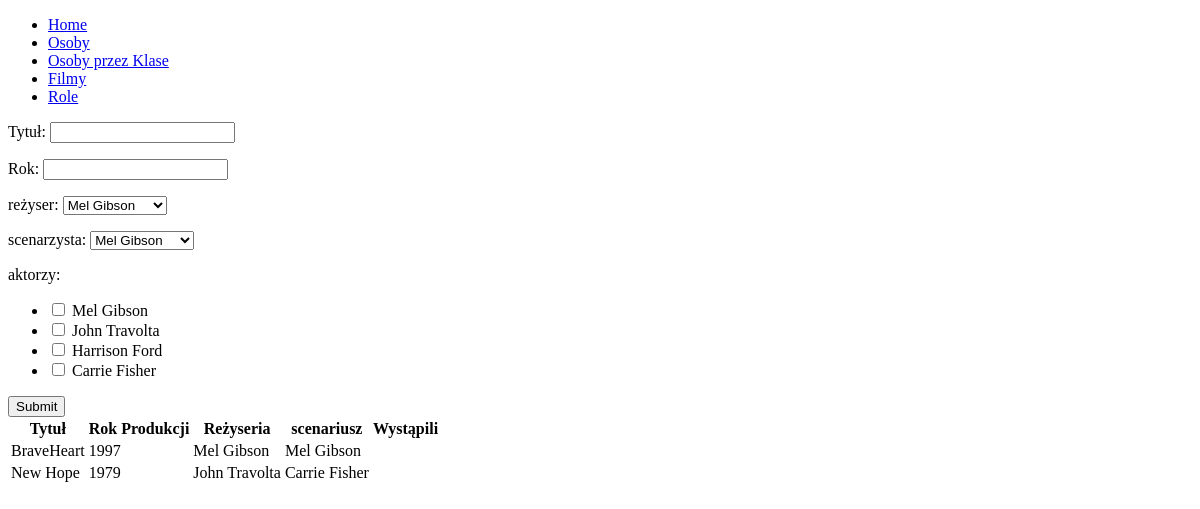
The app's page /movie/, older data.
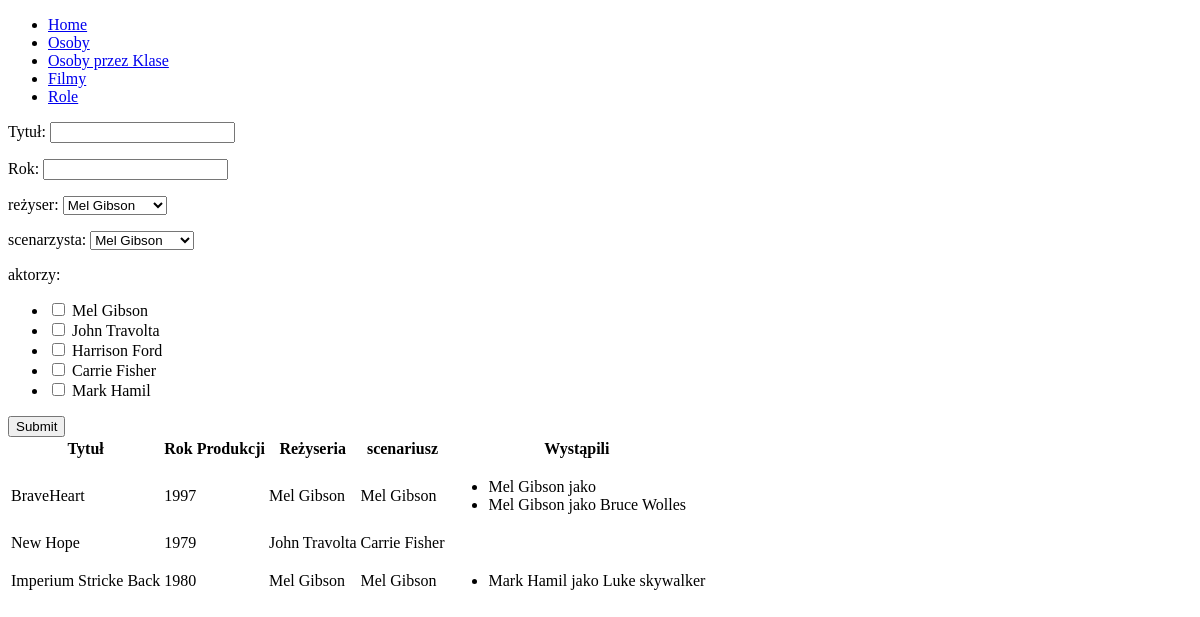
The same page, newer data.
### baza/models.py (models this page shows)
class Person(models.Model):
    first_name = models.CharField(max_length=32)
    last_name = models.CharField(max_length=32)
    def __str__(self):
        return f"{self.first_name} {self.last_name}"

class Movie(models.Model):
    title = models.CharField(max_length=100)
    year = models.IntegerField()
    director = models.ForeignKey(Person, on_delete=models.CASCADE, related_name="directed_by")
    screenplay = models.ForeignKey(Person, on_delete=models.CASCADE, related_name="writen_by")
    actors = models.ManyToManyField(Person, related_name='roles', through='Role')

class Role(models.Model):
    movie = models.ForeignKey(Movie, on_delete=models.CASCADE)
    person = models.ForeignKey(Person, on_delete=models.PROTECT)
    role = models.CharField(max_length=128)

### baza/views.py (the view, shortened to what this page needs)
# urls.py: path("movie/", views.MovieView.as_view(), name='movie'),
class MovieView(View):
    def get(self, request):
        persons = Person.objects.all()
        movies = Movie.objects.all()
        return render(request, "movie.html", {'persons':persons, 'movies':movies})

### templates/movie.html (shortened to what this page needs)
{% extends 'base.html' %}
{% block content %}
    <form method="post">
        <p>Tytuł: <input type="text" name="title"></p>
        <p>Rok: <input type="number" name="year"></p>
        <p>reżyser:
            <select name="director">
                {% for person in persons %}
                <option value="{{ person.id }}">{{ person }}</option>
                {% endfor %}
            </select>
        </p>
        <p>scenarzysta:
            <select name="screenplay">
                {% for person in persons %}
                    <option value="{{ person.id }}">{{ person }}</option>
                {% endfor %}
            </select>
        </p>
        <p>aktorzy:
                <ul>
                {% for person in persons %}
                    <li> <input type="checkbox" value="{{ person.id }}" name="actors"> {{ person }}</li>
                {% endfor %}
                </ul>
        </p>
        <input type="submit">
    </form>
    <table>
    <tr>
        <th>Tytuł</th><th>Rok Produkcji</th><th> Reżyseria</th><th>scenariusz</th> <th>Wystąpili</th></tr>
        {% for movie in movies %}
            <tr><td> {{ movie.title }}</td>
                <td> {{ movie.year }}</td>
                <td> {{ movie.director }}</td>
                <td> {{ movie.screenplay }}</td>
                <td><ul>
                    {% for role in movie.role_set.all %}
                        <li> {{ role.person }} jako {{ role.role }}</li>
                    {% endfor %}
                </ul>
                </td>
            </tr>
        {% endfor %}
    </table>
{% endblock %}

### templates/base.html (shortened to what this page needs)
<!doctype html>
<html lang="en">
<head>
</head>
<body>
<ul>
    <li><a href="{% url 'index'%}">Home</a> </li>
    <li><a href="{% url 'persons'%}">Osoby</a> </li>
    <li><a href="{% url 'persons_by_class'%}">Osoby przez Klase</a> </li>
    <li><a href="{% url 'movie'%}">Filmy</a> </li>
    <li><a href="{% url 'role'%}">Role</a> </li>
</ul>
{% block content %}
{% endblock %}
</body>
</html>

Row changes from the older to the newer data that the page shows:
added Person: first_name+last_name "Mark Hamil"
added Role: person "Mel Gibson", shown under Movie "BraveHeart"
added Role: person "Mel Gibson", role "Bruce Wolles", shown under Movie "BraveHeart"
added Movie: title "Imperium Stricke Back", year "1980", director "Mel Gibson", screenplay "Mel Gibson"
added Role: person "Mark Hamil", role "Luke skywalker", shown under "Imperium Stricke Back"
